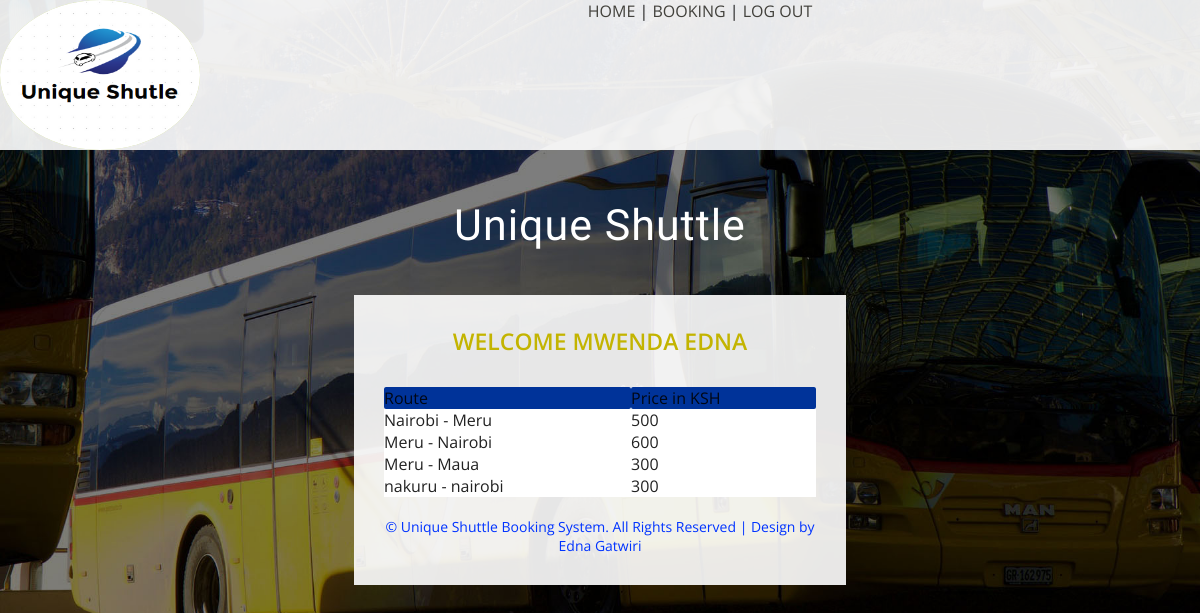
Screenshot of /welcome.php (signed in) with the database file from the repository.
### tables this page shows
CREATE TABLE `route` (
  `routeID` int(11) NOT NULL,
  `description` varchar(50) NOT NULL,
  `price` int(50) NOT NULL
);

### welcome.php (the view, shortened to what this page needs)
<?php require 'resources/connect.php';
$name=$_SESSION['name'];
?>
<!DOCTYPE html PUBLIC "-//W3C//DTD XHTML 1.0 Transitional//EN" "http://www.w3.org/TR/xhtml1/DTD/xhtml1-transitional.dtd">
<html xmlns="http://www.w3.org/1999/xhtml">
<head>
      <link type="text/css" rel="stylesheet" href="css/materialize.min.css"  media="screen,projection"/>
<link rel="stylesheet" type="text/css" href="css/jquery.seat-charts.css">
<link href="css/style.css" rel="stylesheet" type="text/css" media="all" />
</head>
<body>
<?php include 'header.php';?>
<div class="content">
	<h1>Unique Shuttle</h1>
	<div class="main">
		<h2>Welcome <?php echo $name?></h2>
		<div class="wrapper">
			<div id="seat-map">
  <div class="row">
  <table class="highlight" bgcolor="#FFFFFF">
  <tr bgcolor="#003399">
    <th scope="col">Route</th>
    <th scope="col">Price in KSH</th>
  </tr>
    <?php
	$booking_sel="SELECT * FROM route";
		$que_booking_sel= mysqli_query($conn,$booking_sel);
while($row = mysqli_fetch_assoc($que_booking_sel)) {
	$desc=$row['description'];
	$price=$row['price'];
?>
<tr>
  <td><?php echo $desc;?></td>
    <td><?php echo $price;?></td>
    </tr>
	<?php
}
?>
</table>
  </div>
      </div>
      </div>
	<p class="copy_rights"><strong>&copy; Unique Shuttle Booking System. All Rights Reserved | Design by  Edna Gatwiri</strong></p>
</div>
</div>
</body>
</html>

### css/style.css (style rules this page uses)
html,body,div,span,applet,object,iframe,h1,h2,h3,h4,h5,h6,p,blockquote,pre,a,abbr,acronym,address,big,cite,code,del,dfn,em,img,ins,kbd,q,s,samp,small,strike,strong,sub,sup,tt,var,b,u,i,dl,dt,dd,ol,nav ul,nav li,fieldset,form,label,legend,table,caption,tbody,tfoot,thead,tr,th,td,article,aside,canvas,details,embed,figure,figcaption,footer,header,hgroup,menu,nav,output,ruby,section,summary,time,mark,audio,video { margin:0;padding:0;border:0;font-size:100%;font:inherit;vertical-align:baseline; }
table { border-collapse:collapse;border-spacing:0; }
body { padding:0; margin:0; background:url(../images/banner.jpg) no-repeat center; background-size: cover; -webkit-background-size: cover; -o-background-size: cover; -ms-background-size: cover; -moz-background-size: cover; font-family: 'Open Sans', sans-serif !important; }
h1,h2,h3,h4,h5,h6 { margin:0; }
p { margin:0; }
.content { padding:50px 0; }
.content h1 { color: #fff; font-size: 43px; text-align: center; letter-spacing: 1px; text-transform: capitalize; font-family: 'Roboto', sans-serif; }
.main { width: 32%; margin: 45px auto; background:rgba(255, 255, 255, 0.90); padding: 30px 30px; }
.main h2 { color: #C3B400; font-size: 23px; text-align: center; margin-bottom: 30px; text-transform: uppercase; font-weight: 600; }
p.copy_rights { color: #03F; font-size: 14px; text-align: center; }
@media (max-width: 1440px) { .main { width: 36%; } }
@media (max-width: 1366px) { .main { width: 38%; } }
@media (max-width: 1280px) { .main { width: 41%; } }

### rows the page displays
route: description "Nairobi - Meru", price "500"
route: description "Meru - Nairobi", price "600"
route: description "Meru - Maua", price "300"
route: description "nakuru - nairobi", price "300"

### other values shown
$name "MWENDA EDNA"
